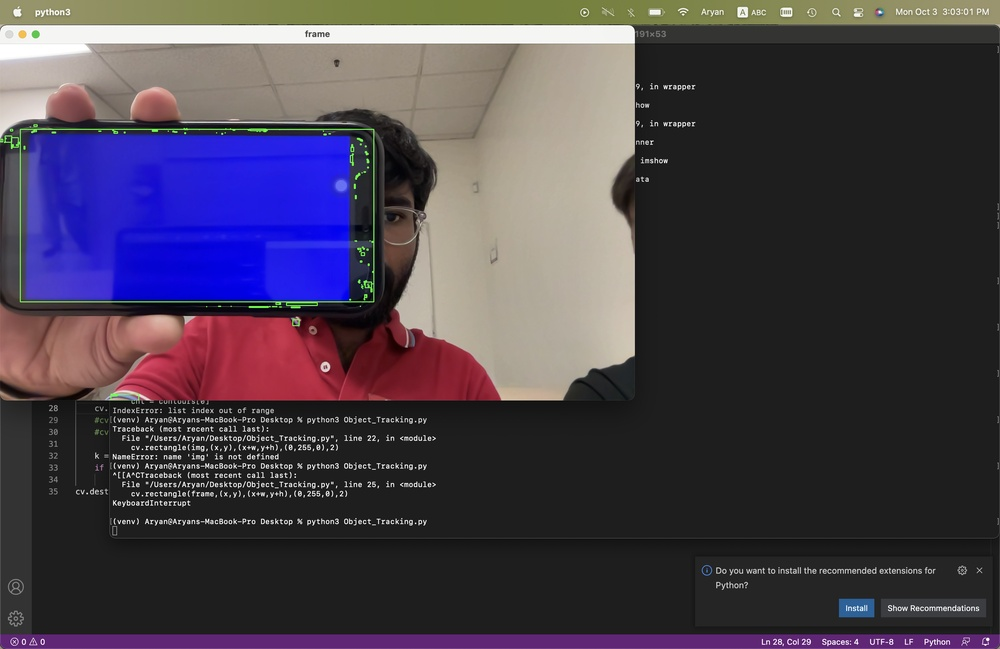
#> input picture Lab_1/Blue_Screen_2.jpg, 1000 x 649 px, shrunk from 3024 x 1964 before the run, given in place of the camera
$ python Object_Tracking.py
#> lines starting #> are read from the running program, lines starting #| are printed output that depends on the picture; after the words box and inside, x2 and y2 are one past the last pixel; in counts of white or black regions, pixels touching at a corner belong together
import cv2 as cv
import numpy as np
cap = cv.VideoCapture(0)
while(1):
    # Take each frame
    _, frame = cap.read()
#> frame is the input picture: shape (649, 1000, 3); mean B, G, R 76.7, 63.8, 71.7
    # Convert BGR to HSV
    hsv = cv.cvtColor(frame, cv.COLOR_BGR2HSV)
#> hsv: shape (649, 1000, 3); mean H, S, V 32.4, 46.2, 87.9
    # define range of blue color in HSV
    lower_blue = np.array([110,50,50])
    upper_blue = np.array([130,255,255])
    # Threshold the HSV image to get only blue colors
    mask = cv.inRange(hsv, lower_blue, upper_blue)
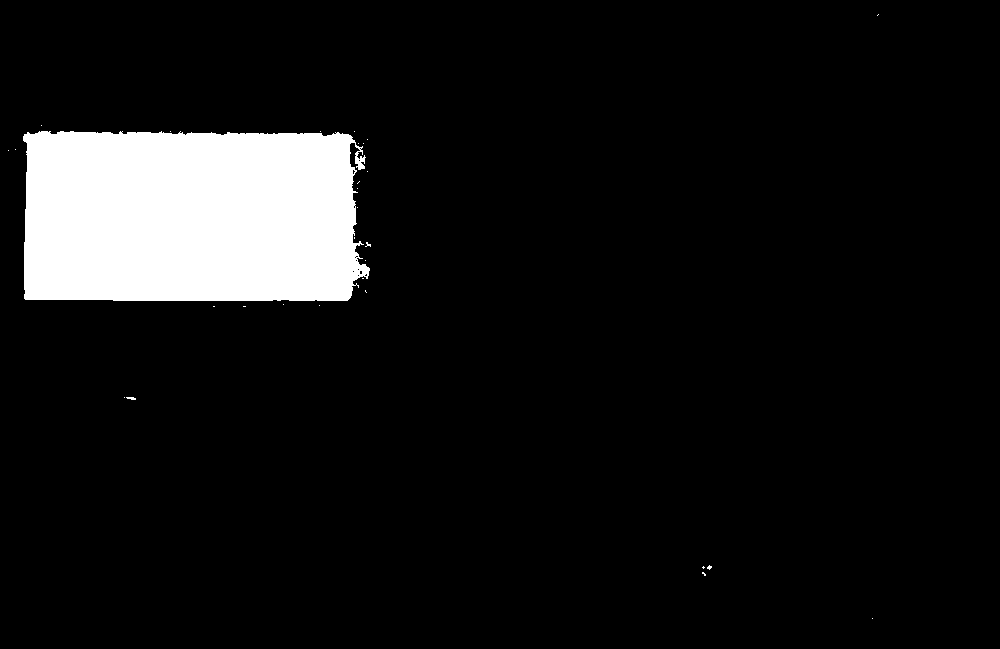
#> mask: shape (649, 1000); 8.6% white; 30 white regions (28 under 20 px)
    # Bitwise-AND mask and original image
    res = cv.bitwise_and(frame,frame, mask= mask)
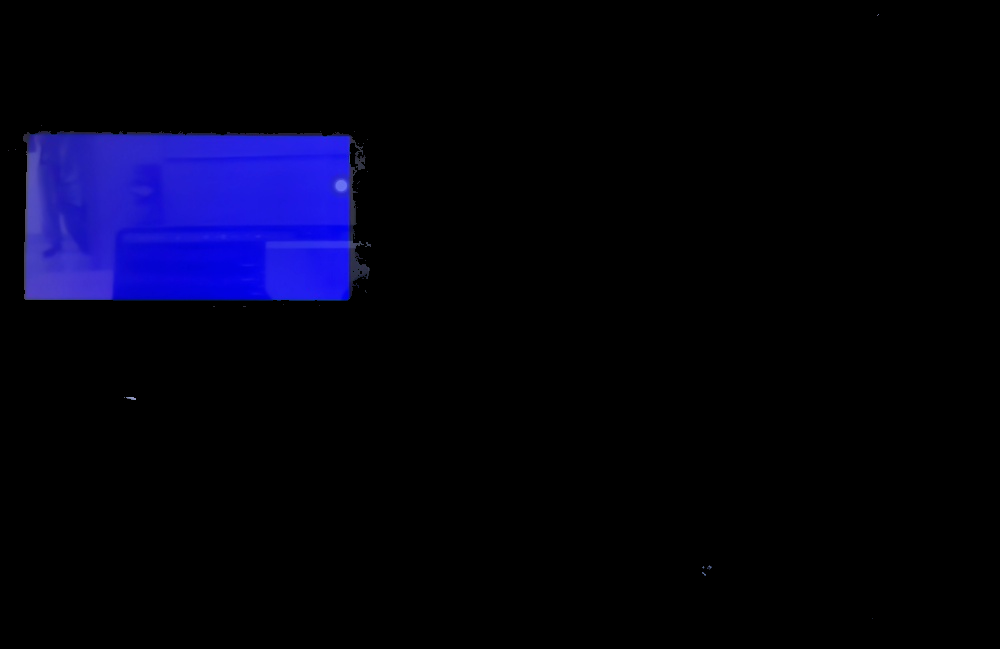
#> res: shape (649, 1000, 3); mean B, G, R 17.7, 2.4, 2.8

    contours,hierarchy = cv.findContours(mask, 1, 2)
#> contours = 42 contours, 41 with area under 20; largest, box (x1, y1, x2, y2) and area: (23, 131, 370, 301) 54918

    if len(contours) == 0:
        continue
    #cnt = contours[0]

    for cnt in contours:
        x,y,w,h = cv.boundingRect(cnt)
        cv.rectangle(frame,(x,y),(x+w,y+h),(0,255,0),2)
#> this loop made 42 passes
#> (x, y, w, h) on passes 1, 2, 4, 5, 6, 9, 10, 14, 15, 18, 21, 22: (872, 618, 1, 1), (702, 572, 4, 4), (707, 565, 5, 5), (126, 397, 10, 3), (124, 397, 1, 1), (319, 305, 1, 1), (283, 304, 1, 1), (364, 273, 4, 4), (359, 270, 4, 5), (365, 260, 1, 1), (355, 255, 4, 3), (365, 242, 6, 5)
#> (cnt, x, y, w, h) on passes 3, 7, 8, 11, 12, 13: ([[703, 566], [702, 567], [703, 568], [704, 567]], 702, 566, 3, 3), ([[243, 306], [245, 306]], 243, 306, 3, 1), ([[213, 306], [214, 306]], 213, 306, 2, 1), ([[365, 290], [365, 291], [366, 292], [365, 291]], 365, 290, 2, 3), ([[362, 278], [363, 278]], 362, 278, 2, 1), ([[357, 275], [358, 274], [359, 275], [358, 276]], 357, 274, 3, 3)
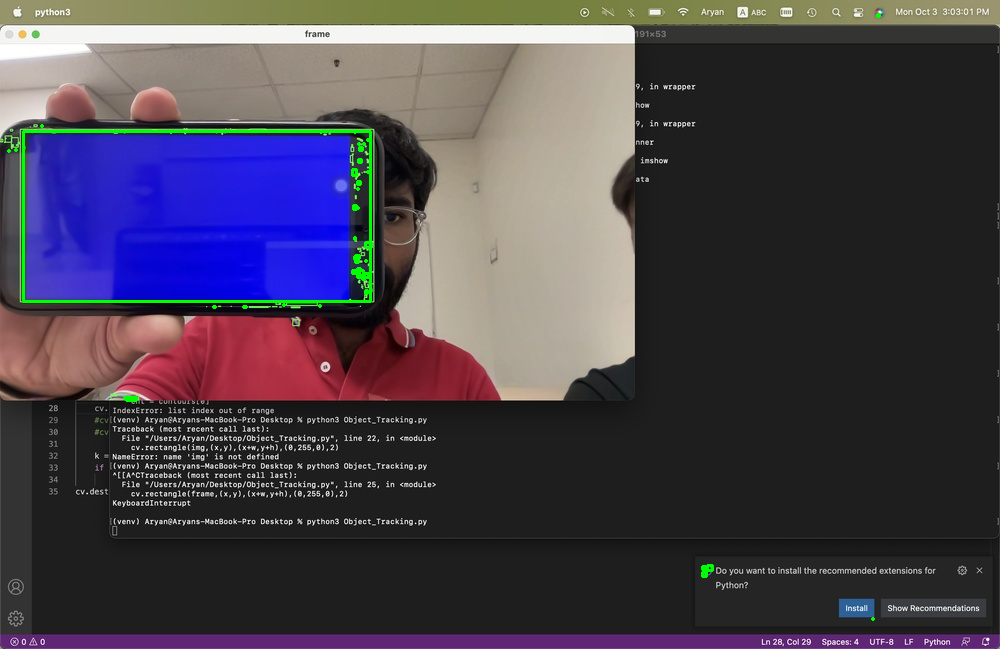
#> frame: shape (649, 1000, 3); 0.62% of pixels changed, all inside (x1, y1, x2, y2) = (7, 13, 881, 621)

    cv.imshow('frame',frame)
    cv.imshow('mask',mask)
    cv.imshow('res',res)

    k = cv.waitKey(5) & 0xFF
#> (key Esc is pressed here)
    if k == 27:
        break
cv.destroyAllWindows()

$ run again, on Lab_1/Blue_Screen_3.jpg
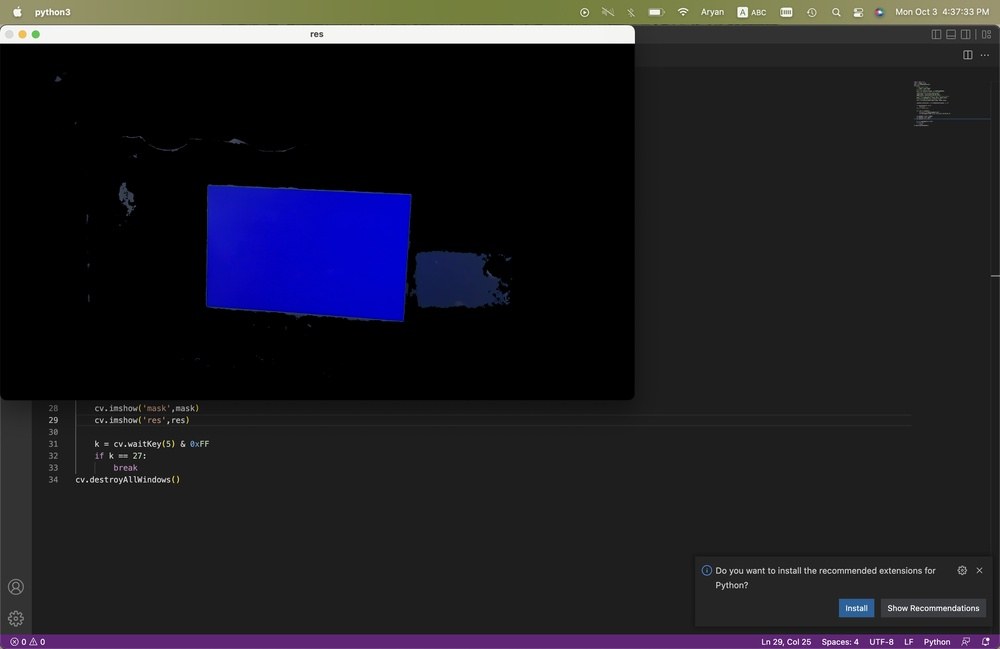
#> input picture Lab_1/Blue_Screen_3.jpg, 1000 x 649 px, shrunk from 3024 x 1964 before the run, given in place of the camera
#> frame is the input picture: shape (649, 1000, 3); mean B, G, R 37.1, 29.7, 30.7
#> hsv: shape (649, 1000, 3); mean H, S, V 14.8, 23.2, 39.2
#> `mask = cv.inRange(hsv, lower_blue, upper_blue)`:
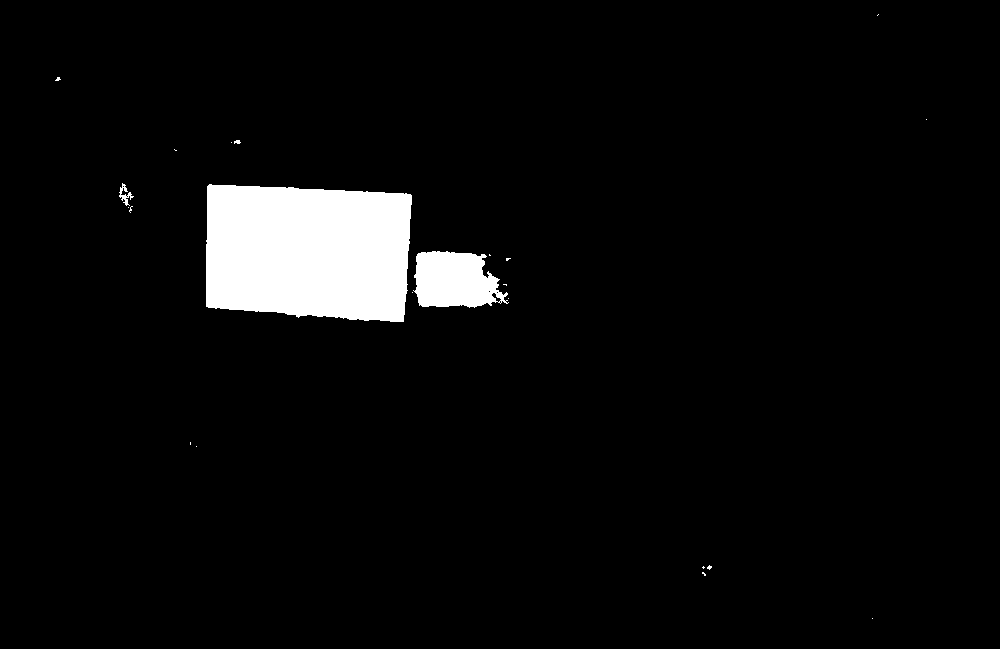
#> mask: shape (649, 1000); 4.6% white; 22 white regions (18 under 20 px)
#> contours = 28 contours, 24 with area under 20; largest, box (x1, y1, x2, y2) and area: (206, 184, 412, 322) 25239, (413, 251, 509, 308) 3943, (119, 183, 134, 206) 75, (491, 292, 502, 303) 42
#> the loop `for cnt in contours:` made 28 passes
#> (x, y, w, h) on passes 1, 2, 4, 5, 7, 8, 9, 11: (872, 618, 1, 1), (702, 572, 4, 4), (707, 565, 5, 5), (196, 446, 1, 1), (499, 300, 3, 4), (508, 298, 1, 1), (491, 292, 11, 11), (412, 292, 1, 1)
#> after the loop `for cnt in contours:`:
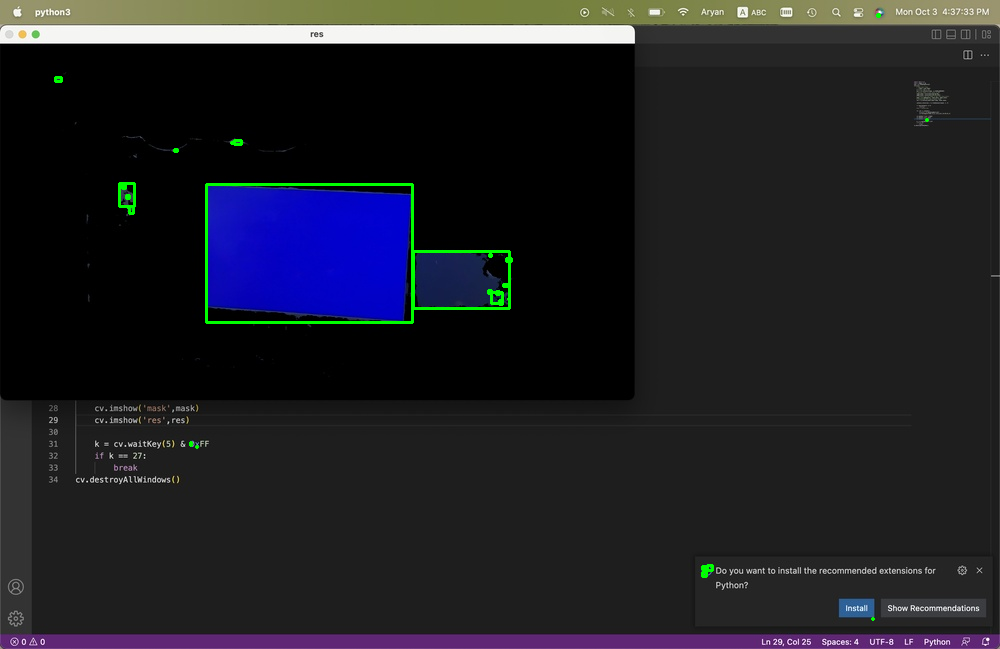
#> frame: shape (649, 1000, 3); 0.59% of pixels changed, all inside (x1, y1, x2, y2) = (54, 13, 929, 621)
